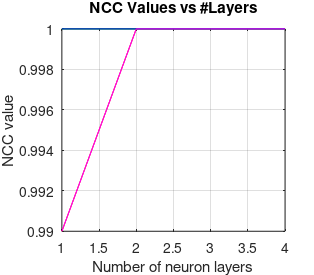

Recreate this plot in MATLAB.
% Script que genera la grafica del NCC:
layers = [1 2 3 4];
mseBaboon = [0.99 1 1 1];
mseHouse = [1 1 1 1];
mseLake = [1 1 1 1];
mseLena = [0.99 1 1 1];


% plot(layers, mseBaboon,'-s','MarkerSize',5,...
%     'MarkerEdgeColor','red','MarkerFaceColor','red', 'color', 'red')
% hold on,
% plot(layers, mseHouse,'-o','MarkerSize',5,...
%    'MarkerEdgeColor','green','MarkerFaceColor','green', 'color', 'green')
% 
% plot(layers, mseLake,'-^','MarkerSize',5,...
%     'MarkerEdgeColor','blue','MarkerFaceColor','blue', 'color', 'blue')
% plot(layers, mseLena,'-v','MarkerSize',5,...
%     'MarkerEdgeColor','mag','MarkerFaceColor','mag', 'color', 'mag')

plot(layers, mseBaboon,'color', 'red')
hold on,
plot(layers, mseHouse, 'color', 'green')

plot(layers, mseLake, 'color', 'blue')
plot(layers, mseLena, 'color', 'mag')

% plot(layers, mseBaboon)
% hold on,
% plot(layers, mseHouse)
% 
% plot(layers, mseLake)
% plot(layers, mseLena)



%legend({'Baboon','House','Lake','Lena'},'Location','southeast')

xlabel('Number of neuron layers')
ylabel('NCC value')

title('NCC Values vs #Layers')

grid

set(gcf,'PaperUnits','centimeters');
set(gcf,'PaperOrientation','portrait');
set(gcf,'PaperPositionMode','manual');
set(gcf,'PaperSize',[8 7]);
set(gcf,'PaperPosition',[0 0 8 7]);
set(gca,'fontsize',10);
%saveas(gcf,'Mifigura.fig','fig');
saveas(gcf,'graficaNCCPoda.pdf','pdf');

%plot(layers, mseBaboon, layers, mseHouse,layers, mseLake,layers, mseLena), legend('Baboon','House','Lake','Lena');